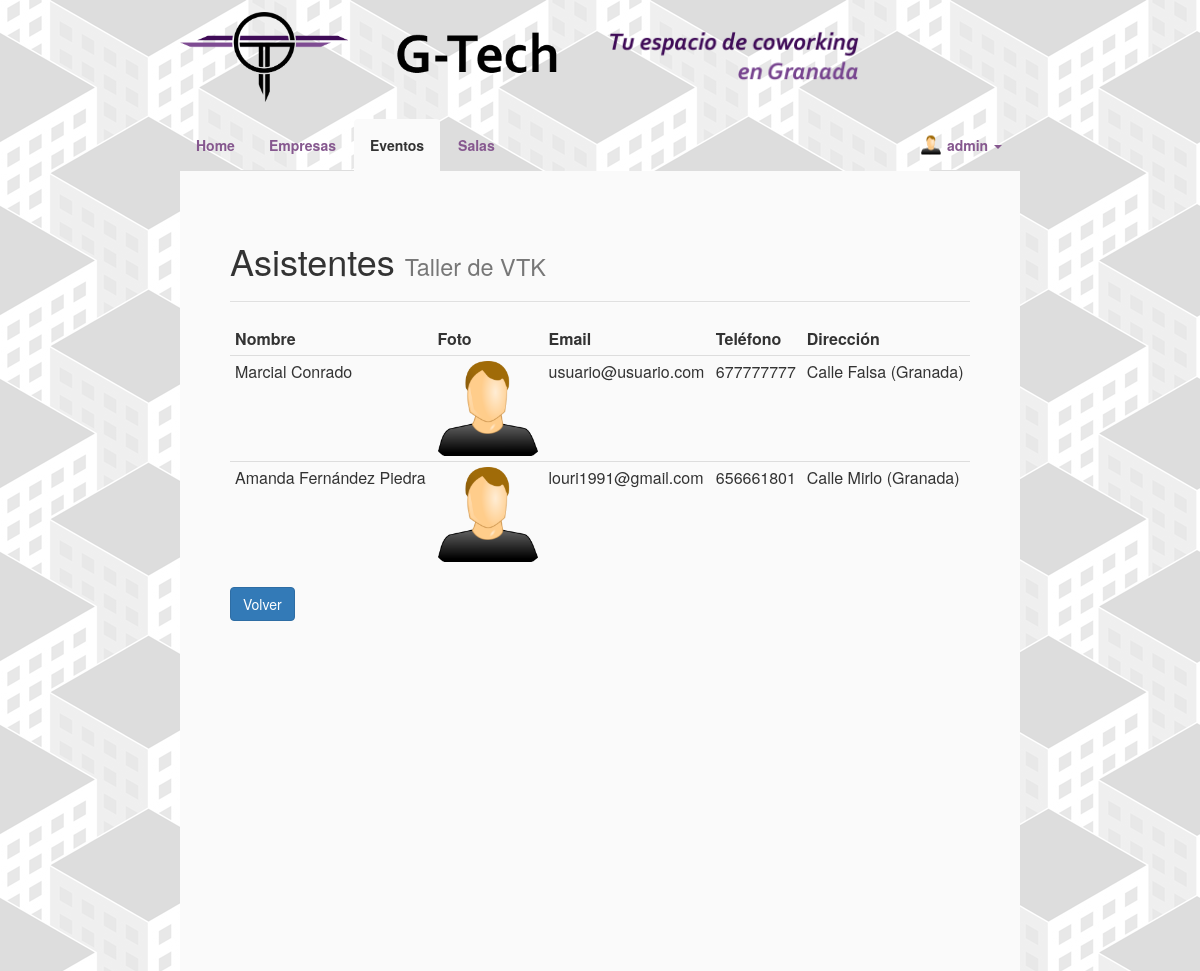
The app's page /G-Tech/verAsistentes.php?i=14 (signed in) with its own data.
### tables this page shows
CREATE TABLE IF NOT EXISTS `usuario` (
  `id` int(11) NOT NULL,
  `login` varchar(45) NOT NULL,
  `pass` varchar(45) NOT NULL,
  `email` varchar(45) NOT NULL,
  `nombre` varchar(45) NOT NULL,
  `telefono` varchar(45) DEFAULT NULL,
  `sexo` varchar(45) DEFAULT NULL,
  `pais` varchar(45) DEFAULT NULL,
  `localidad` varchar(45) DEFAULT NULL,
  `direccion` varchar(45) DEFAULT NULL,
  `codigoPostal` varchar(45) DEFAULT NULL,
  `imagen` varchar(45) NOT NULL
);

CREATE TABLE IF NOT EXISTS `evento` (
  `id` int(11) NOT NULL,
  `nombre` varchar(45) NOT NULL,
  `fechaInicio` datetime NOT NULL,
  `fechaFin` datetime NOT NULL,
  `precio` float NOT NULL,
  `plazas` int(11) NOT NULL,
  `descripcion` text NOT NULL,
  `requisitos` text NOT NULL,
  `imagen` varchar(45) NOT NULL,
  `sala` int(11) DEFAULT NULL,
  `empresa` int(11) DEFAULT NULL,
  `usuario` int(11) DEFAULT NULL,
  `promocion` int(11) NOT NULL DEFAULT '0',
  `baja` tinyint(1) NOT NULL DEFAULT '0'
);

CREATE TABLE IF NOT EXISTS `asistencia` (
  `evento` int(11) NOT NULL,
  `usuario` int(11) NOT NULL
);

### G-Tech/verAsistentes.php (the view, shortened to what this page needs)
<?php include 'header.php';
$conn = dbConnect();
$idEvento = $_GET['i'];
$sql = "SELECT Evento.nombre FROM Evento WHERE id= '$idEvento';";
$resultado = mysqli_query($conn, $sql);
$nombreEvento = mysqli_fetch_assoc($resultado);
$sql3 = "SELECT * FROM asistencia, usuario WHERE asistencia.usuario = usuario.id AND asistencia.evento = '$idEvento';";
$resultado3 = mysqli_query($conn, $sql3);
?>
<section>
		<h1 class="section-header">Asistentes
      <small><?php echo $nombreEvento['nombre']; ?></small>
		<hr></hr></h1>
		<article>
			<?php
			echo '<table class="table table-condensed">';
			echo '<thead>';
			echo '<tr>';
			echo '<th>Nombre</th>';
      echo '<th>Foto</th>';
      echo '<th>Email</th>';
			echo '<th>Teléfono</th>';
      echo '<th>Dirección</th>';
			echo '</tr>';
      while ($evento = mysqli_fetch_assoc($resultado3)) {
  			echo '<tr>';
  			echo '<td>';
  			echo $evento['nombre'];
  			echo '</td>';
        echo '<td>';
        echo '<img class="fotoAsistente" src="';
        echo $evento['imagen'];
        echo '">';
        echo '</td>';
        echo '<td>';
  			echo $evento['email'];
  			echo '</td>';
        echo '<td>';
  			echo $evento['telefono'];
  			echo '</td>';
        echo '<td>';
  			echo $evento['direccion'].' ('.$evento['localidad'].')';
  			echo '</td>';
  			echo '</tr>';
    }
				?>
			</table>
				<button type="button" class="btn btn-primary btnVolver" onclick="window.history.back();return false;">Volver</button>
</article>
</section>

### G-Tech/header.php (shortened to what this page needs)
<html lang="es">
<head>
<?php
$conn = dbConnect();
if(isset($_SESSION['id'])){
	$login = $_SESSION['login'];
}
?>
<link href="assets/css/bootstrap.min.css" rel="stylesheet"/>
<link href="assets/css/style.css" rel="stylesheet"/>
<link href="assets/css/animate.css" rel="stylesheet"/>
<link href="assets/css/stacktable.css" rel="stylesheet"/>
<link href="assets/css/bootstrap-datepicker3.min.css" rel="stylesheet"/>
<link rel="stylesheet" href="assets/font-awesome/css/font-awesome.min.css" type="text/css">
</head>
<body id="divPrincipal">
<header>
<div class="header" id="logos">
<a href="index.php"><img id="logo" src="assets/img/logo.png" alt="Inicio"></a>
	<img class="gtech" src="assets/img/header1.png">
	<img class="coworking" src="assets/img/header2.png">
</div>
</header>
<nav class="navbar navbar-default">
  <div class="container-fluid">
    <div class="collapse navbar-collapse" id="bs-example-navbar-collapse-1">
      <ul class="nav navbar-nav nav-tabs">
					<li role="presentation" id="inicio"><a href="index.php">Home</a></li>
					<li role="presentation" id="empresas"><a href="empresas.php">Empresas</a></li>
					<li role="presentation" id="eventos"><a href="eventos.php">Eventos</a></li>
					<li role="presentation" id="salas"><a href="salas.php">Salas</a></li>
			</ul>
				<ul class="nav navbar-nav nav-tabs navbar-right">
					<?php if(!empty($_SESSION['login'])){
						$id = $_SESSION['id'];
						$sql3 = "SELECT Usuario.imagen FROM Usuario WHERE Usuario.id = $id;";
						$resImagen = mysqli_query($conn, $sql3);
						$imagen = mysqli_fetch_assoc($resImagen);
						$fotoHeader = $imagen['imagen'];
						echo '<li class="dropdown">';
	          echo '<a href="#" class="dropdown-toggle" data-toggle="dropdown" role="button" aria-haspopup="true" aria-expanded="false">
							<div class="fotoHeader"><img class="portrait" src="'.$fotoHeader.'"></div>'
							.$login.' <span class="caret"></span></a>';
	          echo '</li>';
					}else{
						echo '<li role="presentation" id="identificar" class="nav-right"><a href="inicioSesion.php">Identifícate</a></li>';
					}
					?>
			</ul>
    </div>
  </div>
</nav>

### G-Tech/assets/css/style.css (style rules this page uses)
#logo { min-width: 150px; width: 20%; }
#logos { margin-bottom: 2%; }
#divPrincipal { display: block; margin: 0 auto; width: 70%; margin-top: 1%; }
html { background-image: url(../img/fondo.png) !important; background-repeat: repeat-x repeat-y !important; }
body { background-color: transparent; }
header { background-color:transparent !important; }
nav { background-color:transparent !important; font-weight: bold; }
.navbar { border: 0 !important; margin: 0 !important; }
.navbar-default .navbar-nav > li > a { color: #86588F !important; }
.navbar-collapse, .navbar-default { border-color: transparent; padding: 0 !important; width: 100%; }
.container-fluid > .navbar-collapse { margin: 0 !important; overflow: hidden; }
.container-fluid { margin: 0 !important; padding: 0 15 0 0 !important; }
section { padding: 50; height: auto; min-height: 800px; background-color: #FAFAFA; }
article { text-align: justify; }
.section-header > hr { border: 0; height: 0; border-top: 1px solid rgba(0, 0, 0, 0.1); border-bottom: 1px solid rgba(255, 255, 255, 0.3); }
.nav-tabs > li.active > a { background-color: #FAFAFA !important; color: inherit !important; border-color: transparent; }
.nav-tabs > li > a { color: #86588F !important; }
.gtech { margin-left: 5%; width: 20%; }
.coworking { margin-left: 5%; width: 30%; }
.fotoHeader { float: left; position: absolute !important; margin-left: -30%; width: 20px !important; height: 20px !important; overflow: hidden !important; }
.fotoHeader img { position: absolute !important; left: 50% !important; top: 50% !important; height: 100% !important; width: auto !important; -webkit-transform: translate(-50%,-50%) !important; -ms-transform: translate(-50%,-50%) !important; transform: translate(-50%,-50%) !important; }
.fotoHeader img.portrait { width: 100% !important; height: auto !important; }
.fotoAsistente { width: 100%; max-width: 100px; }
.table > thead > tr > th { border-bottom: 0; }

### G-Tech/assets/css/stacktable.css (style rules this page uses)
.stacktable { width: 100%; }
.stacktable.large-only { display: table; }

### records on screen
usuario: imagen (placeholder picture)
evento: nombre "Taller de VTK"
asistencia: usuario.nombre "Marcial Conrado", usuario.imagen (placeholder picture), usuario.email "usuario@usuario.com", usuario.telefono "677777777", usuario.direccion "Calle Falsa", usuario.localidad "Granada"
asistencia: usuario.nombre "Amanda Fernández Piedra", usuario.imagen (placeholder picture), usuario.email "louri1991@gmail.com", usuario.telefono "656661801", usuario.direccion "Calle Mirlo", usuario.localidad "Granada"

### other values on screen
$login "admin"
